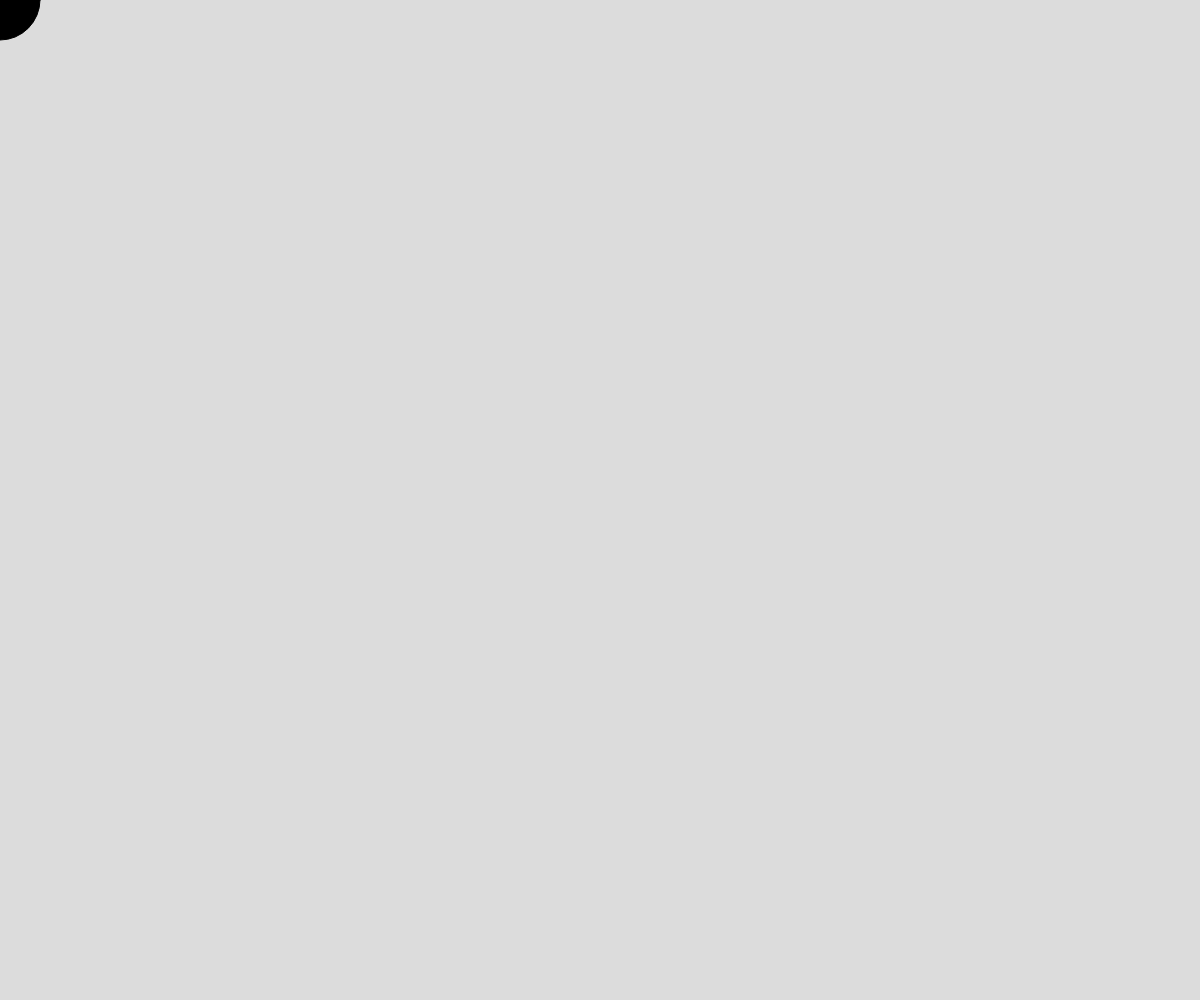
Frame 1 (no input)
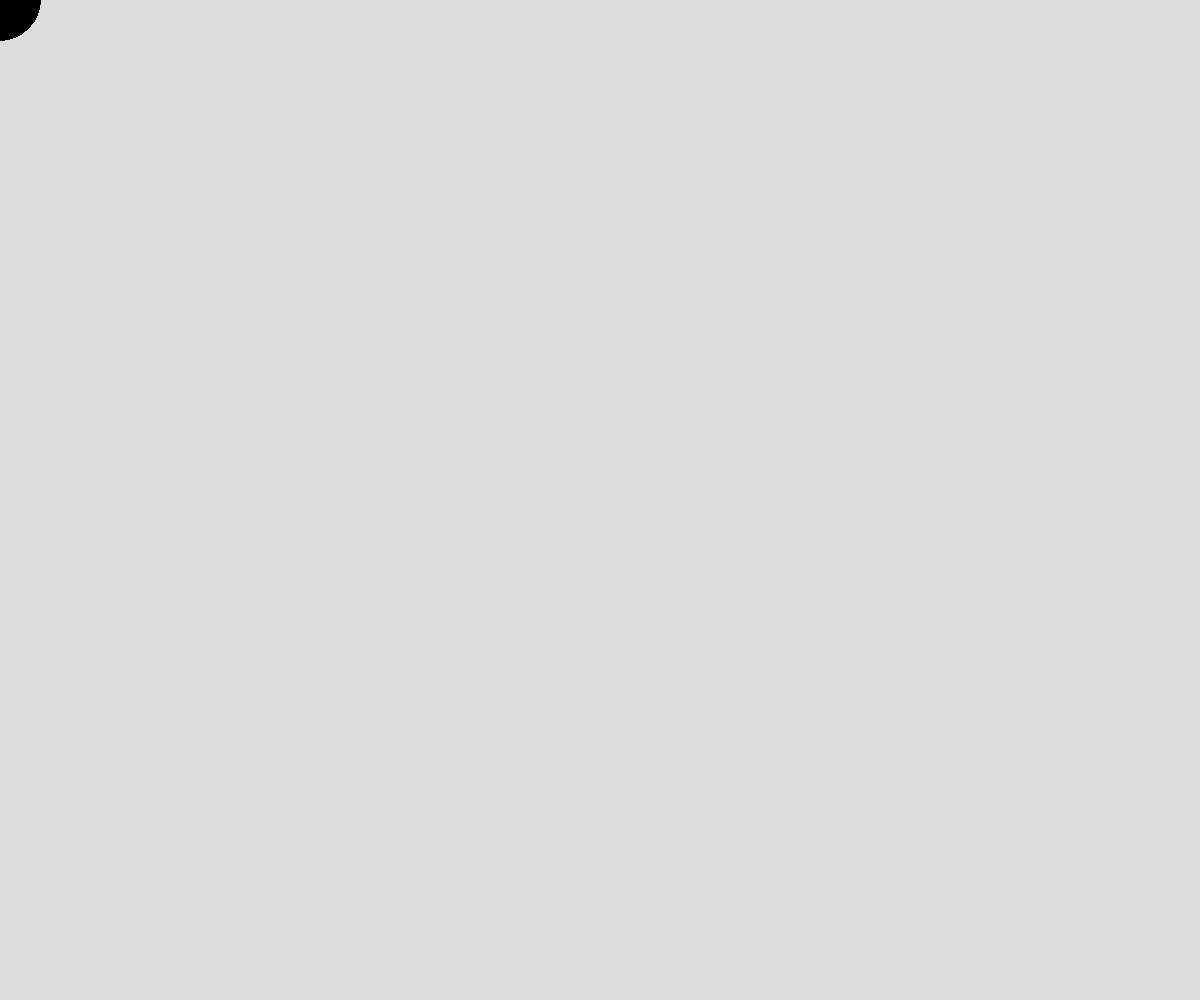
Frame 60 (no input)
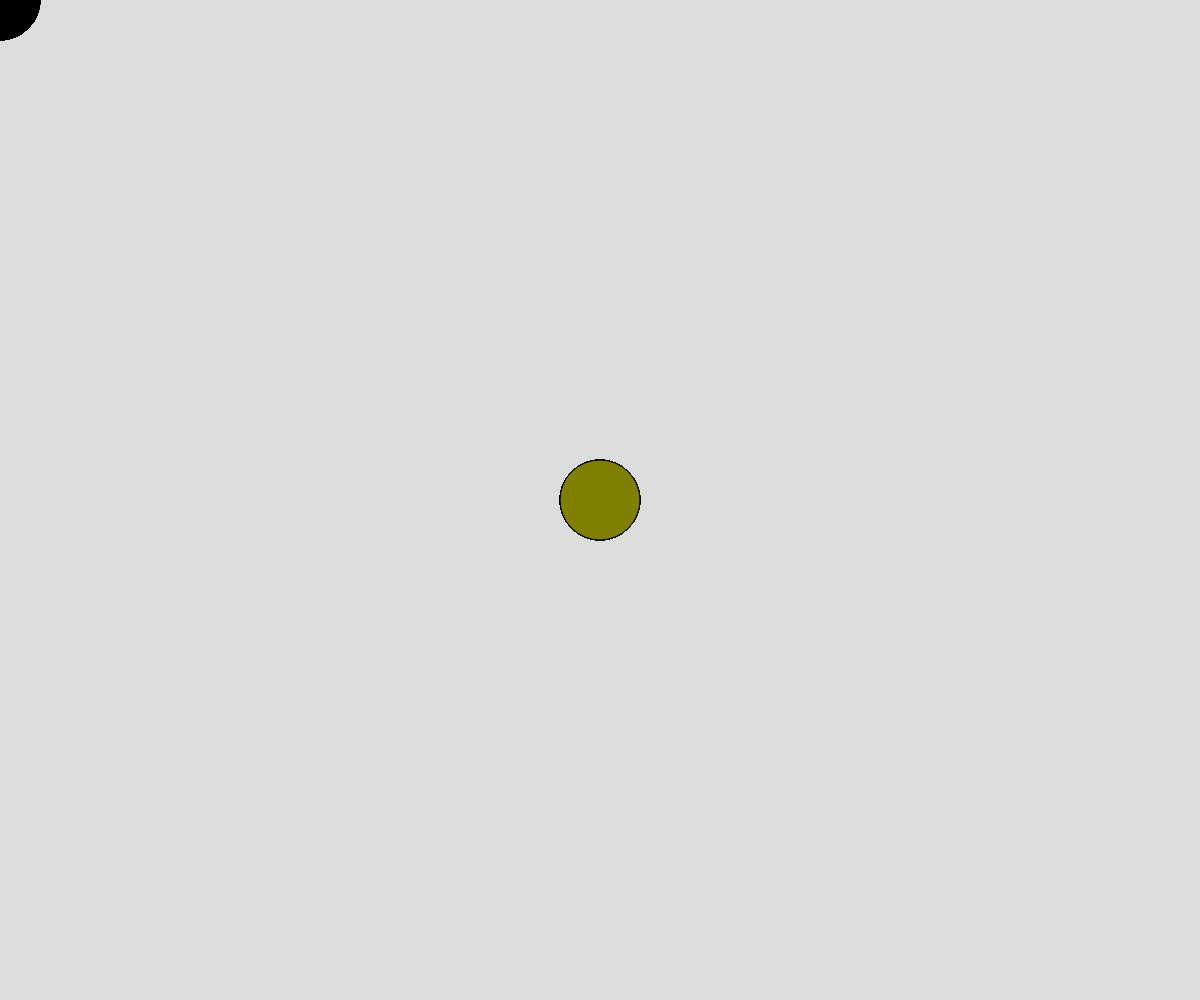
Frame 120 (the mouse pressed at the canvas centre since frame 60)

The p5.js sketch that drew these frames (run headless with seeded random() and noise() and a simulated clock; from frame 60 on, the mouse is pressed at the canvas centre):

// p5.js sketch
// ── sketch.js

var x, y, w, h;


function setup() {
  createCanvas(windowWidth, windowHeight);

  windowResized();
}

function windowResized() {
  resizeCanvas(windowWidth, windowHeight);

  let m = Math.min(windowWidth, windowHeight) / 4;

  x = windowWidth / 2;
  y =  windowHeight / 2;
  w = m;
  h = m;

  background(220);

}


function draw() {

  if (mouseIsPressed) {
    fill(map(mouseX, 0, windowWidth, 0, 255), map(mouseY, 0, windowHeight, 0, 255),  0);
  } else {
    fill(0, map(mouseX, 0, windowWidth, 0, 255), map(mouseY, 0, windowHeight, 0, 255));
  }
  ellipse(mouseX, mouseY, 80, 80);  

}
